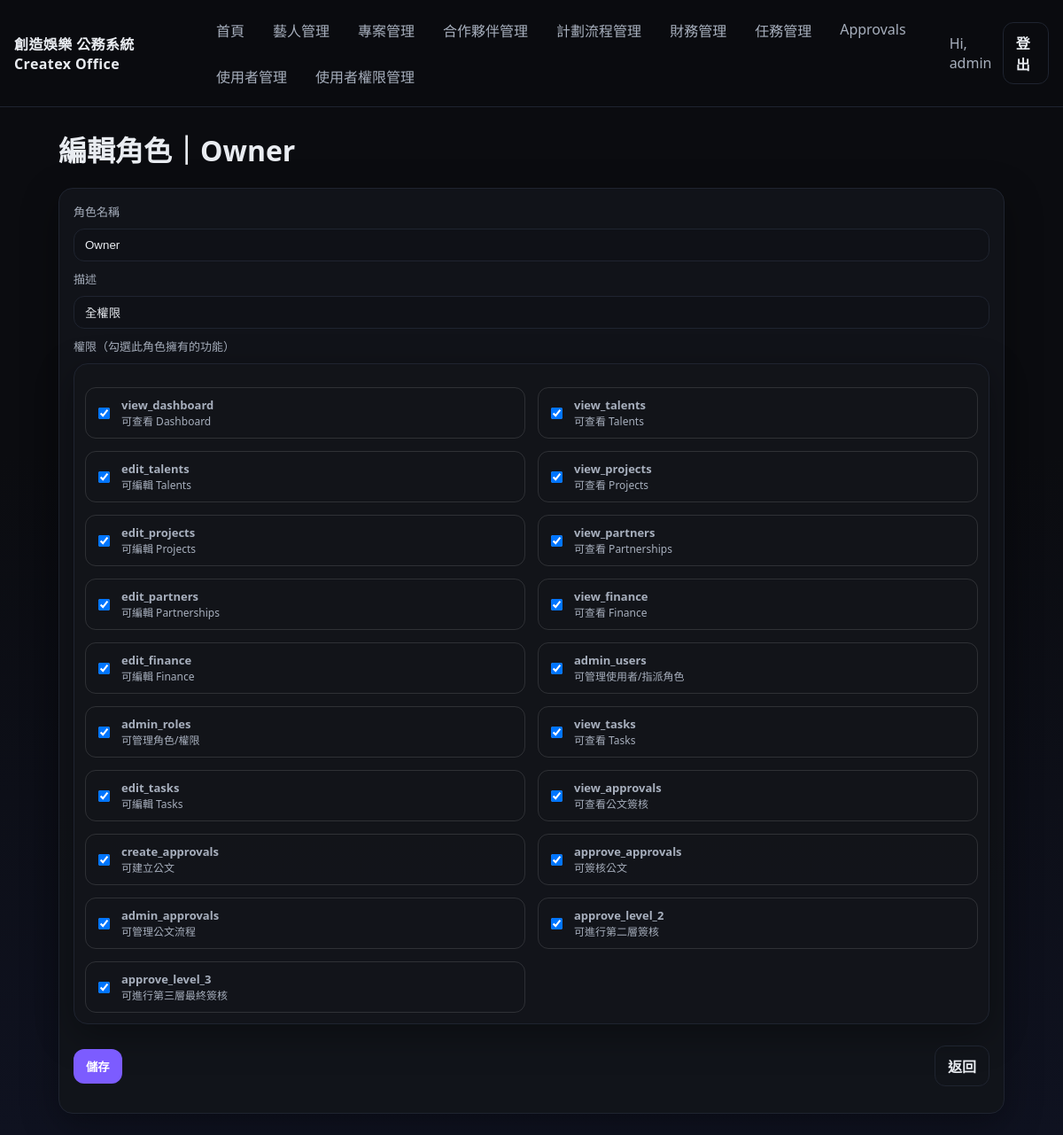
/admin/roles/1/edit (signed in), run on the app's committed database.
### tables this page shows
CREATE TABLE users (
                id INTEGER PRIMARY KEY AUTOINCREMENT,
                username TEXT UNIQUE NOT NULL,
                password_hash TEXT NOT NULL,
                role TEXT NOT NULL DEFAULT 'owner',
                created_at TEXT NOT NULL
            , is_active INTEGER NOT NULL DEFAULT 1, must_change_password INTEGER NOT NULL DEFAULT 0);

CREATE TABLE roles (
                id INTEGER PRIMARY KEY AUTOINCREMENT,
                name TEXT UNIQUE NOT NULL,
                description TEXT
            );

CREATE TABLE permissions (
                id INTEGER PRIMARY KEY AUTOINCREMENT,
                code TEXT UNIQUE NOT NULL,
                description TEXT
            );

### app.py (the view, shortened to what this page needs)
@app.route("/admin/roles/<int:role_id>/edit", methods=["GET", "POST"])
@login_required
@require_perm("admin_roles")
def admin_role_edit(role_id: int):
    with get_db() as conn:
        role = conn.execute("SELECT * FROM roles WHERE id=?", (role_id,)).fetchone()
        if not role:
            flash("找不到角色", "error")
            return redirect(url_for("admin_roles"))
        perms_ = conn.execute("SELECT * FROM permissions ORDER BY id ASC").fetchall()
        rp_rows = conn.execute(
            "SELECT perm_id FROM role_permissions WHERE role_id=?",
            (role_id,),
        ).fetchall()
        selected_perm_ids = {int(r["perm_id"]) for r in rp_rows}
    return render_template(
        "admin_role_edit.html",
        role=role,
        perms=perms_,
        selected_perm_ids=selected_perm_ids,
    )

### app.py (called while the page is built)
def get_db() -> sqlite3.Connection:
    conn = sqlite3.connect(DB_PATH)
    conn.row_factory = sqlite3.Row
    conn.execute("PRAGMA foreign_keys = ON;")
    return conn

def get_user_perm_codes(user_id: int) -> Set[str]:
    with get_db() as conn:
        rows = conn.execute(
            """
            SELECT DISTINCT p.code
            FROM user_roles ur
            JOIN role_permissions rp ON rp.role_id = ur.role_id
            JOIN permissions p ON p.id = rp.perm_id
            WHERE ur.user_id = ?
            """,
            (user_id,),
        ).fetchall()
    return set(r["code"] for r in rows)

def user_has_perm(code: str) -> bool:
    if not current_user.is_authenticated:
        return False
    try:
        uid = int(current_user.id)
    except Exception:
        return False
    return code in get_user_perm_codes(uid)

def require_perm(code: str):
    def deco(fn):
        @wraps(fn)
        def wrapper(*args, **kwargs):
            if not user_has_perm(code):
                flash("你沒有權限瀏覽此頁面", "error")
                return _redirect_no_perm()
            return fn(*args, **kwargs)
        return wrapper
    return deco

@app.context_processor
def inject_globals():
    return dict(user_has_perm=user_has_perm)

@login_manager.user_loader
def load_user(user_id: str) -> Optional[User]:
    with get_db() as conn:
        row = conn.execute(
            "SELECT id, username, role FROM users WHERE id = ?",
            (int(user_id),),
        ).fetchone()
        if not row:
            return None
        return User(int(row["id"]), row["username"], row["role"])

### templates/admin_role_edit.html
{% extends "base.html" %}
{% block content %}
<h1>編輯角色｜{{ role["name"] }}</h1>
<div class="card">
  <form method="post" class="form">
    <label>角色名稱</label>
    <input name="name" value="{{ role['name'] }}" required>
    <label>描述</label>
    <input name="description" value="{{ role['description'] or '' }}">
    <label>權限（勾選此角色擁有的功能）</label>
    <div class="card" style="padding:12px">
      <div class="grid2">
        {% for p in perms %}
          <label style="display:flex;gap:10px;align-items:center;border:1px solid rgba(255,255,255,.12);padding:10px;border-radius:12px">
            <input type="checkbox" name="perm_ids" value="{{ p['id'] }}" {{ "checked" if p["id"] in selected_perm_ids else "" }}>
            <div>
              <div><b>{{ p["code"] }}</b></div>
              <div class="muted" style="font-size:12px">{{ p["description"] or "" }}</div>
            </div>
          </label>
        {% endfor %}
      </div>
    </div>
    <div class="row">
      <button class="btn" type="submit">儲存</button>
      <a class="btn ghost" href="{{ url_for('admin_roles') }}">返回</a>
    </div>
  </form>
</div>
{% endblock %}

### templates/base.html (shortened to what this page needs)
<!doctype html>
<html lang="zh-Hant">
<head>
  <link rel="stylesheet" href="{{ url_for('static', filename='css/style.css') }}">
</head>
<body>
  <header class="topbar">
    <div class="brand">創造娛樂 公務系統 Createx Office</div>
    {% if current_user.is_authenticated %}
      <nav class="nav">
        <a href="{{ url_for('dashboard') }}">首頁</a>
        <a href="{{ url_for('talents') }}">藝人管理</a>
        <a href="{{ url_for('projects') }}">專案管理</a>
        <a href="{{ url_for('partners') }}">合作夥伴管理</a>
        <a href="{{ url_for('partners_board') }}">計劃流程管理</a>
        <a href="{{ url_for('finance') }}">財務管理</a>
        <a href="{{ url_for('tasks') }}">任務管理</a>
        {% if user_has_perm('view_approvals') %}
        <a href="{{ url_for('approvals') }}">Approvals</a>
        {% endif %}
        {% if current_user.is_authenticated %}
        <a href="{{ url_for('admin_users') }}">使用者管理</a>
        <a href="{{ url_for('admin_roles') }}">使用者權限管理</a>
        {% endif %}
      </nav>
      <div class="userbox">
        <span class="muted">Hi, {{ current_user.username }}</span>
        <a class="btn ghost" href="{{ url_for('logout') }}">登出</a>
      </div>
    {% endif %}
  </header>
  <main class="container">
    {% block content %}{% endblock %}
  </main>
</body>
</html>

### static/css/style.css (style rules this page uses)
:root { --bg:#0b0c10; --card:#12141a; --text:#e9ecf1; --muted:#a7afbd; --line:#1f2430; --accent:#7c5cff; --danger:#ff4d4f; }
* { box-sizing:border-box }
body { margin:0; font-family: ui-sans-serif, system-ui, -apple-system, Segoe UI, Roboto, "Noto Sans TC", sans-serif; background:linear-gradient(180deg, #0b0c10 0%, #0b0c10 40%, #0f1220 100%); color:var(--text); }
a { color:inherit;text-decoration:none }
.container { max-width:1100px;margin:24px auto;padding:0 16px }
.topbar { position:sticky; top:0; display:flex; gap:16px; align-items:center; justify-content:space-between; padding:14px 16px; background:rgba(11,12,16,.85); border-bottom:1px solid var(--line); backdrop-filter: blur(10px); }
.brand { font-weight:800; letter-spacing:.4px }
.nav { display:flex; gap:12px; flex-wrap:wrap }
.nav a { padding:8px 10px;border-radius:10px;color:var(--muted) }
.userbox { display:flex; align-items:center; gap:10px }
.card { background:rgba(18,20,26,.9); border:1px solid var(--line); border-radius:16px; padding:16px; box-shadow: 0 12px 40px rgba(0,0,0,.35); }
.row { display:flex; align-items:center; justify-content:space-between; gap:12px; margin:14px 0 }
.grid2 { display:grid; grid-template-columns:1fr 1fr; gap:14px; margin-top:14px }
.form { display:flex; flex-direction:column; gap:10px }
label { color:var(--muted);font-size:13px }
input, textarea, select { background:#0f1117; color:var(--text); border:1px solid var(--line); border-radius:12px; padding:10px 12px; outline:none; }
.muted { color:var(--muted) }
.btn { display:inline-flex; align-items:center; justify-content:center; background:var(--accent); color:white; border:none; border-radius:12px; padding:10px 14px; font-weight:700; cursor:pointer; }
.btn.ghost { background:transparent;border:1px solid var(--line);color:var(--text) }

### data on the page
users: username "admin"
roles: name "Owner", description "全權限"
permissions: code "view_dashboard", description "可查看 Dashboard"
permissions: code "view_talents", description "可查看 Talents"
permissions: code "edit_talents", description "可編輯 Talents"
permissions: code "view_projects", description "可查看 Projects"
permissions: code "edit_projects", description "可編輯 Projects"
permissions: code "view_partners", description "可查看 Partnerships"
permissions: code "edit_partners", description "可編輯 Partnerships"
permissions: code "view_finance", description "可查看 Finance"
permissions: code "edit_finance", description "可編輯 Finance"
permissions: code "admin_users", description "可管理使用者/指派角色"
permissions: code "admin_roles", description "可管理角色/權限"
permissions: code "view_tasks", description "可查看 Tasks"
permissions: code "edit_tasks", description "可編輯 Tasks"
permissions: code "view_approvals", description "可查看公文簽核"
permissions: code "create_approvals", description "可建立公文"
permissions: code "approve_approvals", description "可簽核公文"
permissions: code "admin_approvals", description "可管理公文流程"
permissions: code "approve_level_2", description "可進行第二層簽核"
permissions: code "approve_level_3", description "可進行第三層最終簽核"
